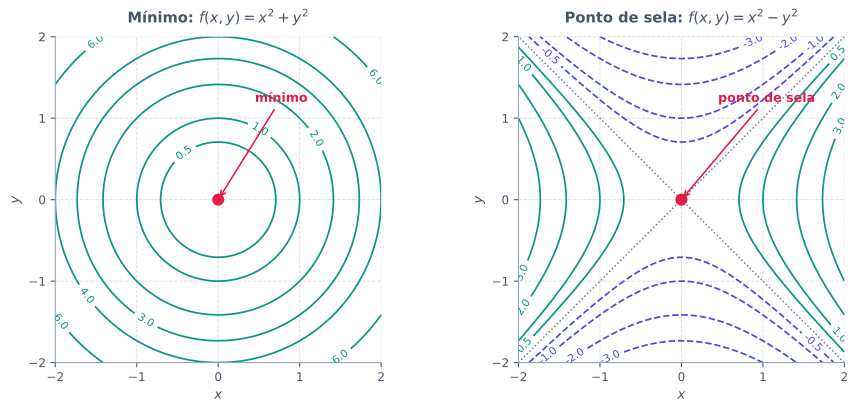

Recreate this plot in Python.
from pathlib import Path

import matplotlib.pyplot as plt
import numpy as np

plt.rcParams["svg.fonttype"] = "none"


def main() -> None:
    x = np.linspace(-2.0, 2.0, 250)
    y = np.linspace(-2.0, 2.0, 250)
    X, Y = np.meshgrid(x, y)

    Z_min = X**2 + Y**2
    Z_sela = X**2 - Y**2

    cor_texto = "#475569"
    cor_grade = "#94A3B8"
    cor_pos = "#0D9488"
    cor_neg = "#4F46E5"
    cor_zero = "#64748B"
    cor_ponto = "#E11D48"

    fig, (ax_min, ax_sela) = plt.subplots(1, 2, figsize=(9.8, 4.4))
    fig.patch.set_alpha(0.0)

    # Painel esquerdo: mínimo em (0, 0) para f(x, y) = x^2 + y^2
    niveis_min = [0.5, 1.0, 2.0, 3.0, 4.0, 6.0]
    cs_min = ax_min.contour(
        X, Y, Z_min, levels=niveis_min, colors=cor_pos, linewidths=1.3, linestyles="solid"
    )
    ax_min.clabel(cs_min, inline=True, fontsize=8, fmt="%.1f")
    ax_min.scatter([0.0], [0.0], color=cor_ponto, s=65, zorder=5)
    ax_min.annotate(
        "mínimo",
        xy=(0.0, 0.0),
        xytext=(0.45, 1.20),
        color=cor_ponto,
        fontsize=9.5,
        fontweight="bold",
        arrowprops={"arrowstyle": "->", "color": cor_ponto, "lw": 1.2},
        zorder=6,
    )
    ax_min.set_title(
        "Mínimo: $f(x, y) = x^2 + y^2$",
        fontsize=11,
        fontweight="bold",
        color=cor_texto,
        pad=10,
    )

    # Painel direito: ponto de sela em (0, 0) para f(x, y) = x^2 - y^2
    niveis_neg = [-3.0, -2.0, -1.0, -0.5]
    niveis_pos = [0.5, 1.0, 2.0, 3.0]
    cs_neg = ax_sela.contour(
        X, Y, Z_sela, levels=niveis_neg, colors=cor_neg, linewidths=1.3, linestyles="dashed"
    )
    ax_sela.clabel(cs_neg, inline=True, fontsize=8, fmt="%.1f")
    ax_sela.contour(
        X, Y, Z_sela, levels=[0.0], colors=cor_zero, linewidths=1.1, linestyles="dotted"
    )
    cs_pos = ax_sela.contour(
        X, Y, Z_sela, levels=niveis_pos, colors=cor_pos, linewidths=1.3, linestyles="solid"
    )
    ax_sela.clabel(cs_pos, inline=True, fontsize=8, fmt="%.1f")
    ax_sela.scatter([0.0], [0.0], color=cor_ponto, s=65, zorder=5)
    ax_sela.annotate(
        "ponto de sela",
        xy=(0.0, 0.0),
        xytext=(0.45, 1.20),
        color=cor_ponto,
        fontsize=9.5,
        fontweight="bold",
        arrowprops={"arrowstyle": "->", "color": cor_ponto, "lw": 1.2},
        zorder=6,
    )
    ax_sela.set_title(
        "Ponto de sela: $f(x, y) = x^2 - y^2$",
        fontsize=11,
        fontweight="bold",
        color=cor_texto,
        pad=10,
    )

    # Estilo compartilhado
    for ax in (ax_min, ax_sela):
        ax.patch.set_alpha(0.0)
        ax.set_aspect("equal")
        ax.set_xlim(-2.0, 2.0)
        ax.set_ylim(-2.0, 2.0)
        ax.set_xticks([-2, -1, 0, 1, 2])
        ax.set_yticks([-2, -1, 0, 1, 2])
        ax.set_xlabel("$x$", fontsize=10, color=cor_texto)
        ax.set_ylabel("$y$", fontsize=10, color=cor_texto)
        ax.grid(True, which="major", linestyle="--", linewidth=0.7, alpha=0.35, color=cor_grade)
        ax.spines["top"].set_visible(False)
        ax.spines["right"].set_visible(False)
        ax.spines["left"].set_color(cor_grade)
        ax.spines["bottom"].set_color(cor_grade)
        ax.tick_params(colors=cor_texto, labelsize=9)

    fig.tight_layout()

    destino = Path(__file__).resolve().parent / "minimo-sela.svg"
    fig.savefig(destino, format="svg", transparent=True, bbox_inches="tight")
    plt.close(fig)


if __name__ == "__main__":
    main()
